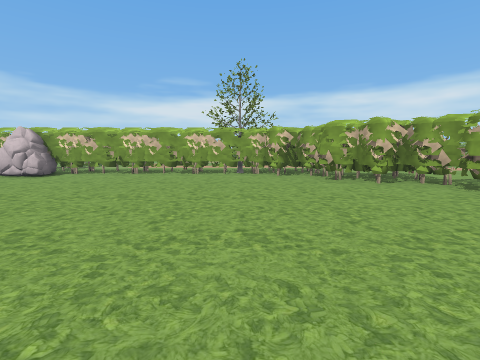
View 1 (above)

17 first-person views from a walk through a 3-D level made in the Godot game engine. The camera is 1.4 m above the floor, tilts 6° down and sees 85° across. The floor is counted in squares, 2 m on a side. Each view is taken from the middle of a square. On the plan, view 1 faces up. The plan holds only what a view shows up to about 9 squares ahead; the rest is blank. The place goes on beyond the plan. Characters and animated objects are not drawn. Some surface patterns are stand-ins.

View 2
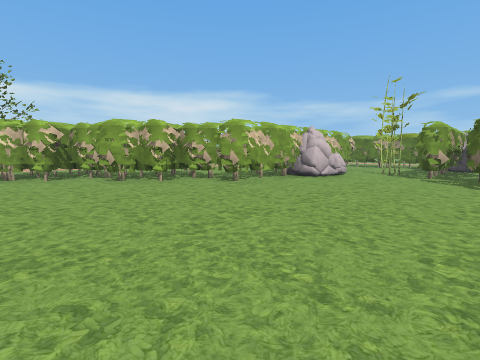

View 3
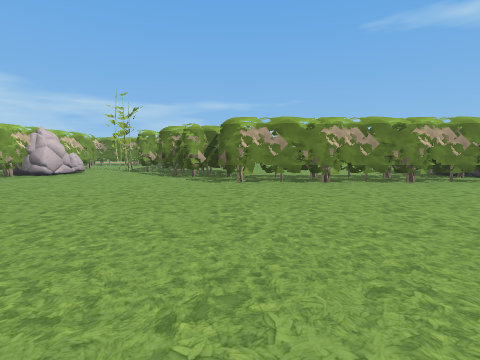

View 4
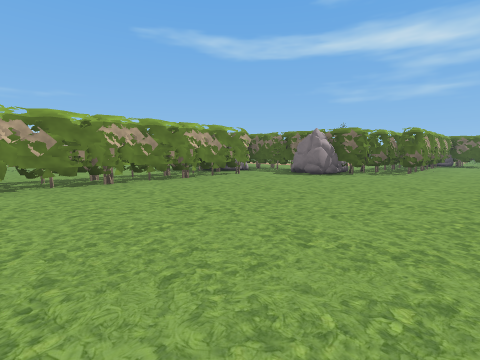

View 5
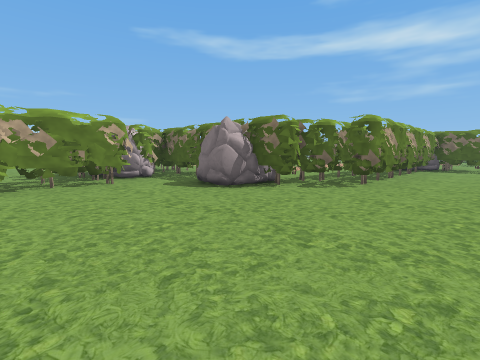

View 6
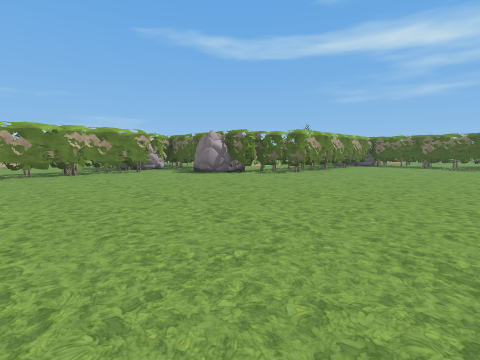

View 7
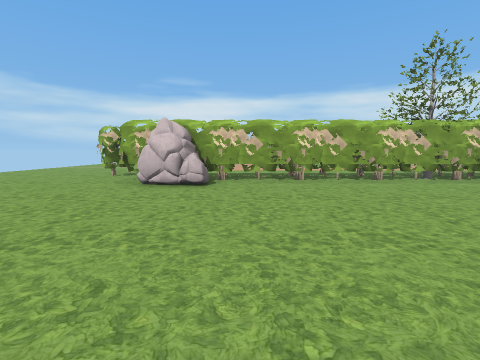

View 8
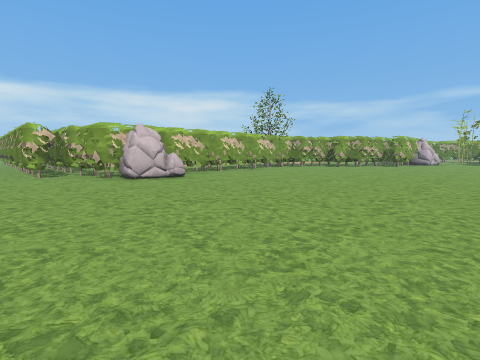

View 9
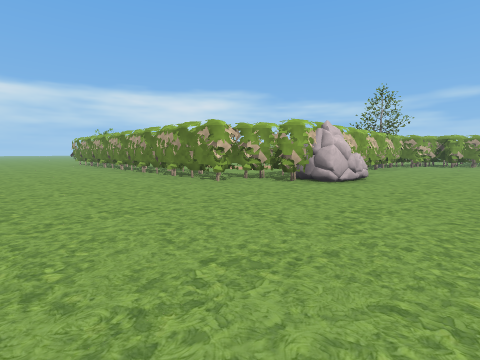

View 10
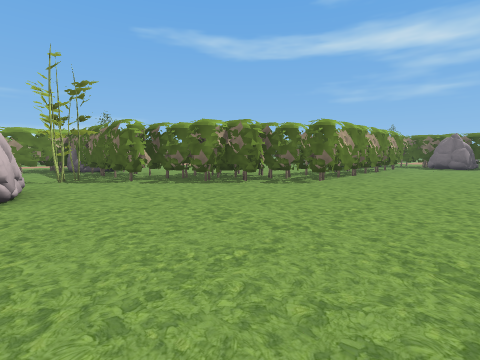

View 11
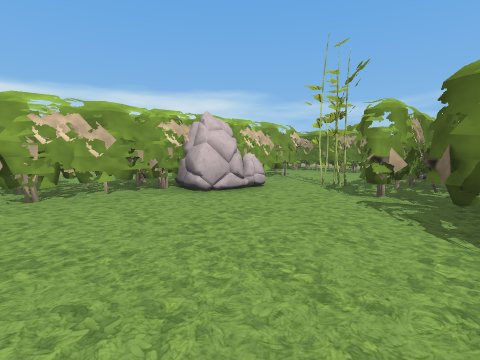

View 12
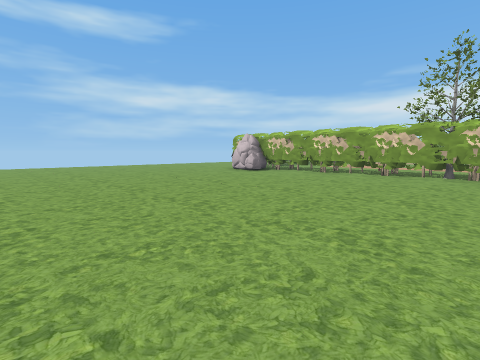

View 13
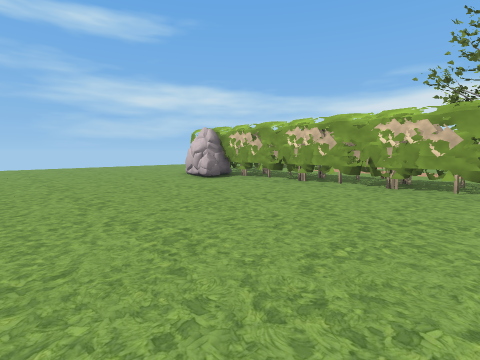

View 14
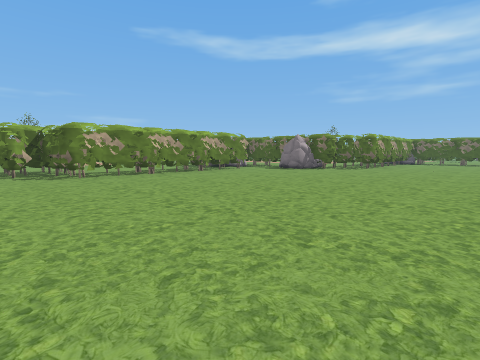

View 15
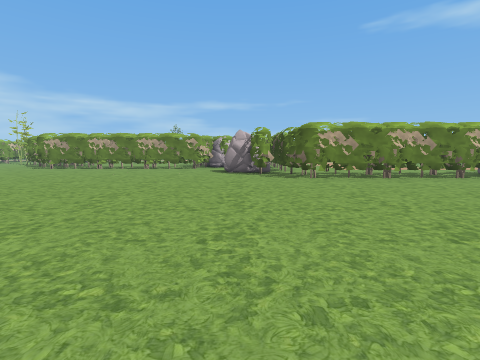

View 16
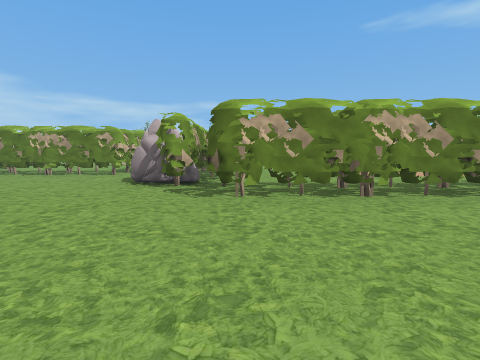

View 17
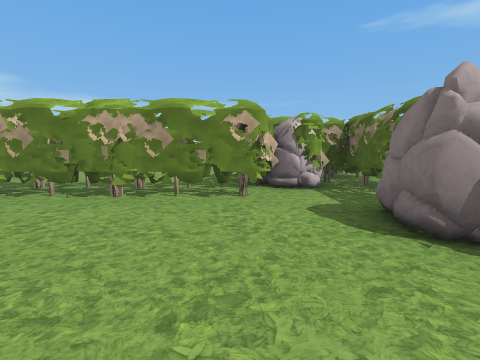

### Floor plan
Key: @ floor where view 1 was taken; # wall or solid block; . floor; T tree; R rock.
Columns run from 13 left of view 1 to 12 right of it. Each row starts with its distance up from view 1.
 11 ....##
 10 ....###    ####
  9 .....########T##
  8 ......#R......###
  7 ...............###
  6 ................###
  5 .................####  #
  4  ...................#R####
  3    ...................TT.#
  2    ...................T###
  1    ..................####
  0     .........@......###
 -1           .........###
 -2           ........###
 -3           ........##
 -4          .........#
 -5          .........#
 -6          .........#
 -7          .........##
 -8          .........###
 -9         ...........##
-10        .........#R..#
-11         .......######
-12          .....###
-13          .....##
-14          .....#

Where each view was taken, in squares from view 1:
view 1: 0 up, 0 right, facing up
view 2: 0 up, 0 right, facing up-right
view 3: 2 down, 1 left, facing right
view 4: 2 down, 1 left, facing down-right
view 5: 6 down, 1 left, facing down-right
view 6: 4 down, 4 left, facing down-right
view 7: 2 up, 5 left, facing up
view 8: 1 up, 10 left, facing up-right
view 9: 5 up, 13 left, facing up-right
view 10: 4 up, 2 right, facing down-right
view 11: 0 up, 4 right, facing up-right
view 12: 0 up, 1 right, facing up-left
view 13: 3 up, 0 right, facing up-left
view 14: 0 up, 3 left, facing down-right
view 15: 10 down, 6 left, facing right
view 16: 12 down, 3 left, facing right
view 17: 8 down, 1 right, facing right
